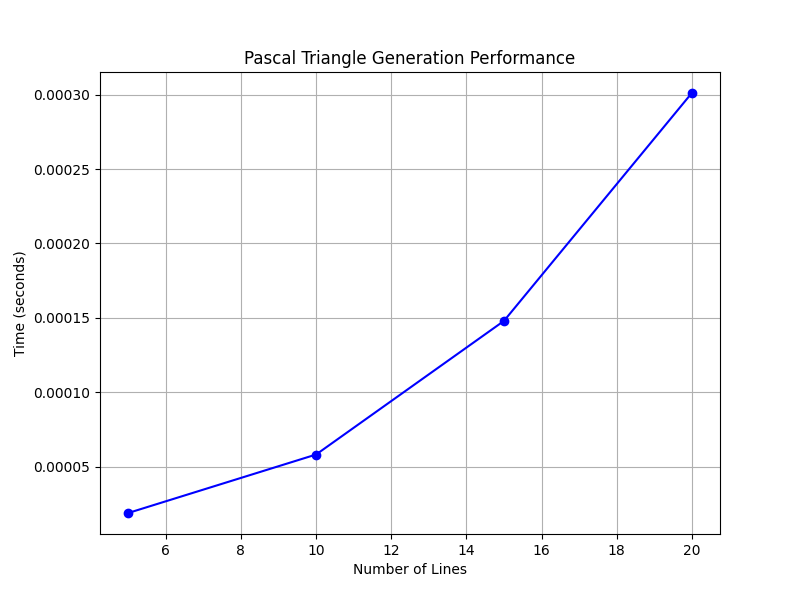

Reproduce this figure in Python.
import time
import numpy as np
import matplotlib.pyplot as plt
from pascal import pascal

# test parameters
line_counts = range(5, 21, 5)  # test 5, 10, 15, 20 lines
trials_per_count = 3

# store results
times = []
x_values = []

# measure execution time for each line count
for n in line_counts:
    trial_times = []
    for _ in range(trials_per_count):
        start_time = time.time()
        pascal(n)
        end_time = time.time()
        trial_times.append(end_time - start_time)
    
    # store average time for this line count
    avg_time = np.mean(trial_times)
    times.append(avg_time)
    x_values.append(n)

# create the plot
plt.figure(figsize=(8, 6))
plt.plot(x_values, times, 'bo-')
plt.xlabel('Number of Lines')
plt.ylabel('Time (seconds)')
plt.title('Pascal Triangle Generation Performance')
plt.grid(True)
plt.savefig('pascal_performance.png')
plt.close() 